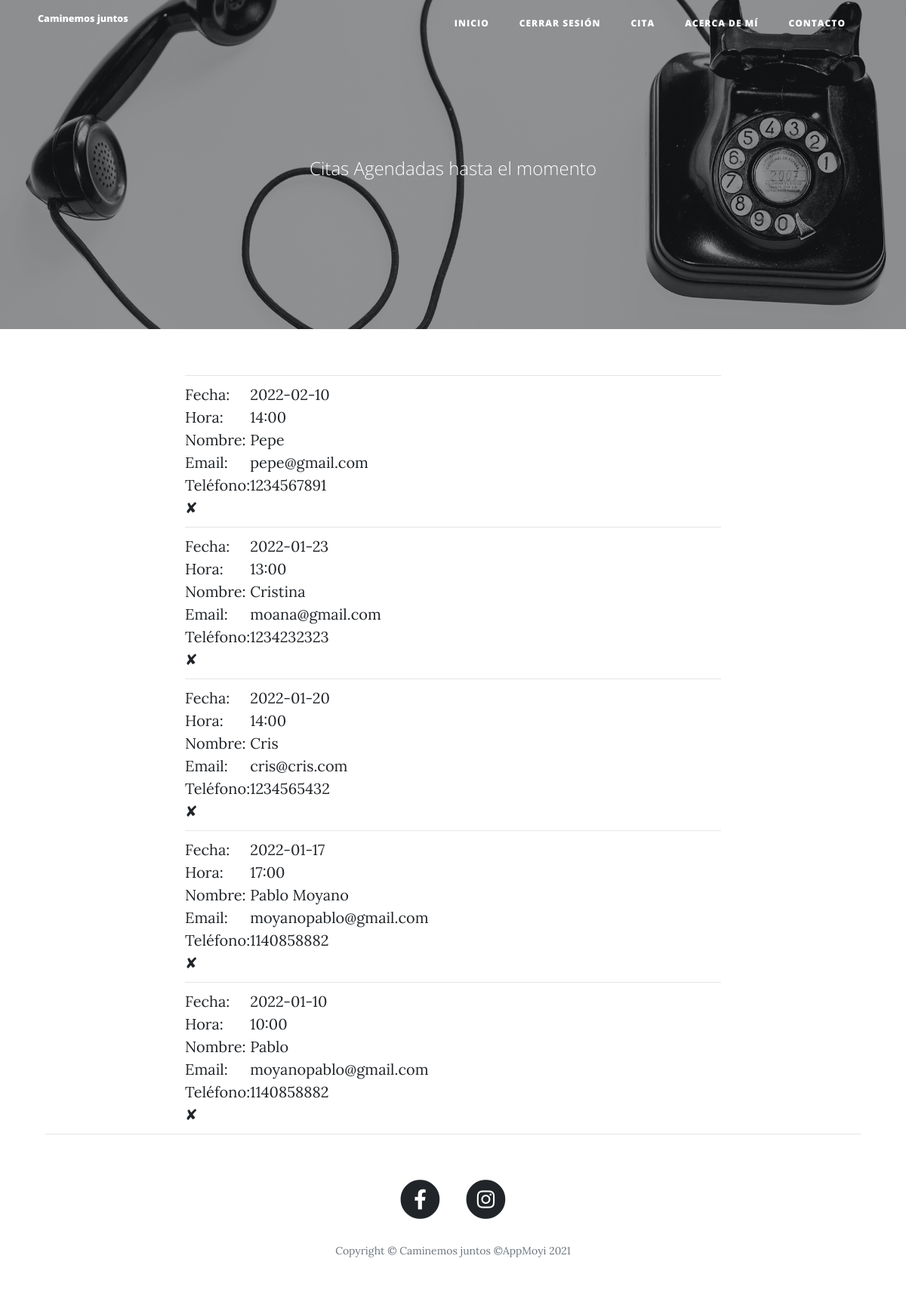
The app's page /get-all-appointments (signed in), older data.
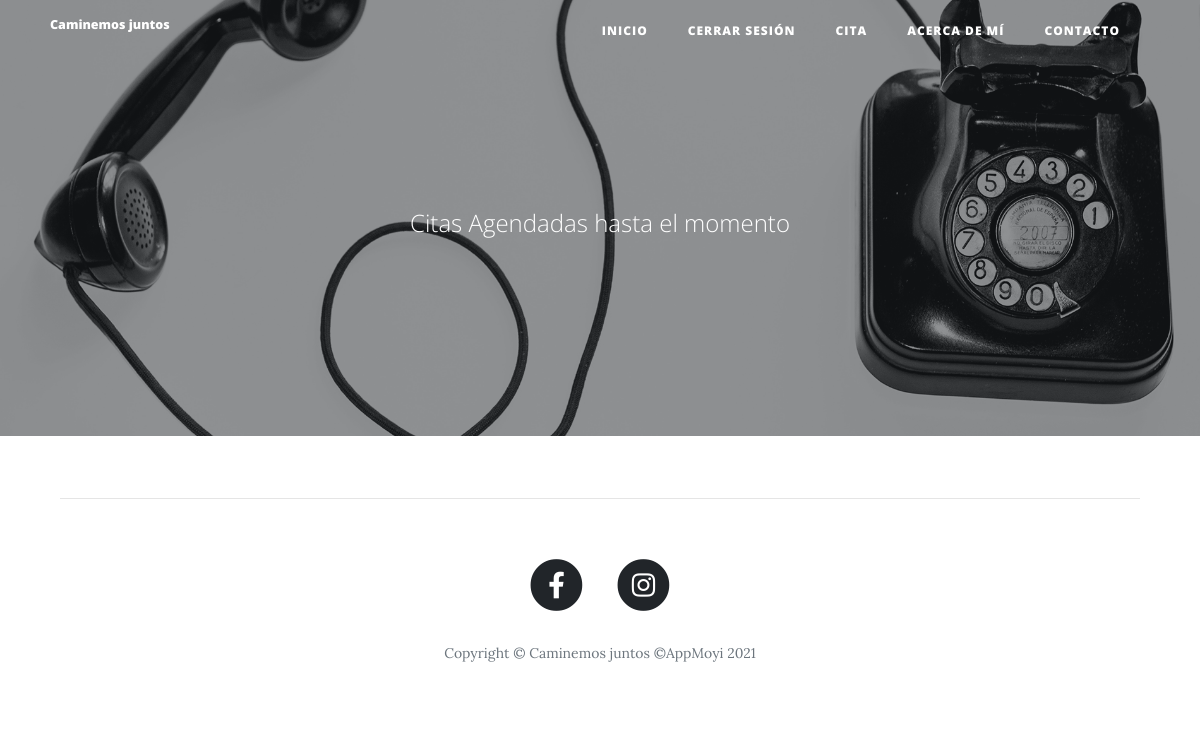
The same page, newer data.
### main.py (models this page shows)
class Appointment(db.Model):
    __tablename__ = "appointment"
    id = db.Column(db.Integer, primary_key=True)
    date = db.Column(db.String(250))
    hour = db.Column(db.String(250))
    name = db.Column(db.String(250))
    email = db.Column(db.String(250))
    phone = db.Column(db.String(100))

### main.py (the view)
@app.route('/get-all-appointments')
@admin_only
def get_all_appointments():
    all_dates = Appointment.query.order_by(desc(Appointment.date))
    return render_template("get-all-appointments.html", all_dates=all_dates, current_user=current_user)

### main.py (called while the page is built)
@app.before_request
def before_request():
    session.permanent = True
    app.permanent_session_lifetime = timedelta(minutes=5)

@login_manager.user_loader
def load_user(user_id):
    return User.query.get(int(user_id))

def admin_only(f):
    @wraps(f)
    def decorated_function(*args, **kwargs):
        if current_user.id != 1:
            return abort(403)
        return f(*args, **kwargs)
    return decorated_function

### templates/get-all-appointments.html
{% extends 'bootstrap/base.html' %}
{% import "bootstrap/wtf.html" as wtf %}
{% block content %}
{% include "header.html" %}
  <header class="masthead" style="background-image: url('static/img/contact-bg.jpg')">
    <div class="overlay"></div>
    <div class="container">
      <div class="row">
        <div class="col-lg-8 col-md-10 mx-auto">
          <div class="page-heading">
            <span class="subheading">Citas Agendadas hasta el momento</span>
          </div>
        </div>
      </div>
    </div>
  </header>
  <div class="container">
    <div class="row">
      <div class="col-lg-8 col-md-10 mx-auto">
      </div>
    </div>
  <div class="container">
    <div class="row">
      <div class="col-lg-8 col-md-10 mx-auto">
        {% if current_user.id == 1: %}
        {% for date in all_dates %}
          <table cellspancing="10">
            <td>
              <table>
                <tr>
                  <td>Fecha: </td>
                  <td>{{date.date}}</td>
                </tr>
                <tr>
                  <td>Hora: </td>
                  <td>{{date.hour}}</td>
                </tr>
                <tr>
                  <td>Nombre: </td>
                  <td>{{date.name}}</td>
                </tr>
                <tr>
                  <td>Email: </td>
                  <td>{{date.email}}</td>
                </tr>
                <tr>
                  <td>Teléfono: </td>
                  <td>{{date.phone}}</td>
                </tr>
              </table>
              </td>
              <hr>
              </table>
            <a href="{{url_for('delete_date', date_id=date.id) }}">✘</a>
          {% endfor %}
        {% endif %}
      </div>
  </div>
 <hr>
      {% include "footer.html" %}
{% endblock %}

### templates/header.html (shortened to what this page needs)
<!DOCTYPE html>
<html lang="en">
<head>
  <link rel="stylesheet" href="https://cdnjs.cloudflare.com/ajax/libs/twitter-bootstrap/3.3.7/css/bootstrap.min.css">
  <link rel="stylesheet" href="https://cdnjs.cloudflare.com/ajax/libs/bootstrap-datetimepicker/4.7.14/css/bootstrap-datetimepicker.min.css">
  <link href="{{ url_for('static', filename='vendor/bootstrap/css/bootstrap.min.css') }}" rel="stylesheet">
  <link href="{{ url_for('static', filename='vendor/fontawesome-free/css/all.min.css')}}" rel="stylesheet" type="text/css">
  <link href="{{ url_for('static', filename='css/clean-blog.min.css')}}" rel="stylesheet">
</head>
<body>
  <nav class="navbar navbar-expand-md navbar-light fixed-top" id="mainNav">
    <div class="container">
      <a class="navbar-brand" href="{{url_for('get_all_posts')}}">Caminemos juntos</a>
      <div class="collapse navbar-collapse" id="navbarResponsive">
        <ul class="navbar-nav ml-auto">
          <li class="nav-item">
            <a class="nav-link" href="{{ url_for('get_all_posts') }}">Inicio</a>
          </li>
          {% if not current_user.is_authenticated: %}
          <li class="nav-item">
            <a class="nav-link" href="{{ url_for('login') }}">Iniciar Sesión</a>
          </li>
          <li class="nav-item">
            <a class="nav-link" href="{{ url_for('register') }}">Registrarse</a>
          </li>
          {% else: %}
          <li class="nav-item">
            <a class="nav-link" href="{{ url_for('logout') }}">Cerrar Sesión</a>
          </li>
          <li class="nav-item">
            <a class="nav-link" href="{{ url_for('appointment') }}">Cita</a>
          </li>
          {% endif %}
          <li class="nav-item">
            <a class="nav-link" href="{{ url_for('about') }}">Acerca de mí</a>
          </li>
          <li class="nav-item">
            <a class="nav-link" href="{{ url_for('contact') }}">Contacto</a>
          </li>
        </ul>
      </div>
    </div>
  </nav>

### templates/footer.html (shortened to what this page needs)
  <footer>
    <div class="container">
      <div class="row">
        <div class="col-lg-8 col-md-10 mx-auto">
          <ul class="list-inline text-center">
            <li class="list-inline-item">
              <a href="https://facebook.com/caminemosjuntos.counseling/">
                <span class="fa-stack fa-lg">
                  <i class="fas fa-circle fa-stack-2x"></i>
                  <i class="fab fa-facebook-f fa-stack-1x fa-inverse"></i>
                </span>
              </a>
            </li>
            <li class="list-inline-item">
              <a href="https://www.instagram.com/caminemosjuntos.counseling/">
                <span class="fa-stack fa-lg">
                  <i class="fas fa-circle fa-stack-2x"></i>
                  <i class="fab fa-instagram fa-stack-1x fa-inverse"></i>
                </span>
              </a>
            </li>
          </ul>
          <p class="copyright text-muted">Copyright &copy; Caminemos juntos &copy;AppMoyi 2021</p>
        </div>
      </div>
    </div>
  </footer>
</body>
</html>

Row changes from the older to the newer data that the page shows:
removed Appointment: date "2022-02-10", hour "14:00", name "Pepe", email "pepe@gmail.com", phone "1234567891"
removed Appointment: date "2022-01-23", hour "13:00", name "Cristina", email "moana@gmail.com", phone "1234232323"
removed Appointment: date "2022-01-20", hour "14:00", name "Cris", email "cris@cris.com", phone "1234565432"
removed Appointment: date "2022-01-17", hour "17:00", name "Pablo Moyano", email "moyanopablo@gmail.com", phone "1140858882"
removed Appointment: date "2022-01-10", hour "10:00", name "Pablo", email "moyanopablo@gmail.com", phone "1140858882"
